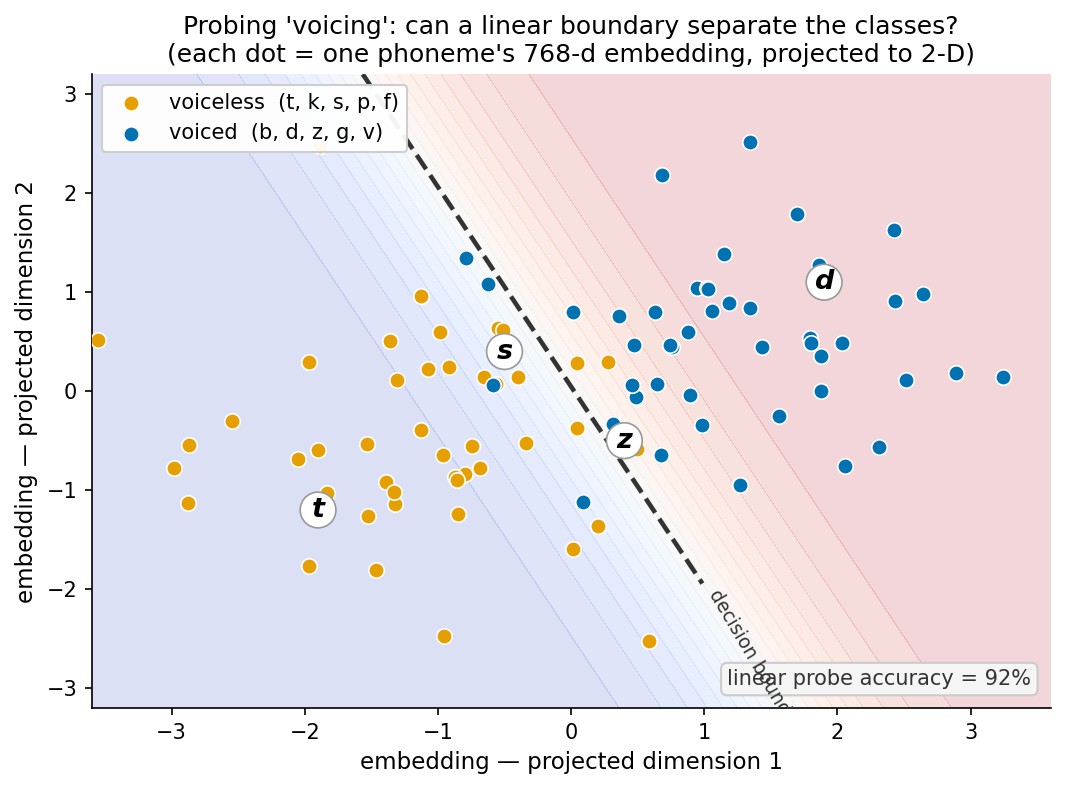

This figure's Python source:
"""Illustrative 2-D probing figure: is 'voicing' linearly readable from embeddings?"""
import numpy as np
import matplotlib
matplotlib.use("Agg")
import matplotlib.pyplot as plt
from sklearn.linear_model import LogisticRegression

rng = np.random.default_rng(3)

# Two phoneme classes in a 2-D projection of the 768-d embedding space.
# voiceless (t, k, s, p, f...) vs voiced (b, d, z, g, v...), with realistic overlap.
n = 45
voiceless = rng.normal([-1.15, -0.35], [0.85, 0.85], size=(n, 2))
voiced    = rng.normal([1.15, 0.35],  [0.85, 0.85], size=(n, 2))
X = np.vstack([voiceless, voiced])
y = np.array([0] * n + [1] * n)          # 0 = voiceless, 1 = voiced

probe = LogisticRegression().fit(X, y)

# decision-boundary + probability field
xx, yy = np.meshgrid(np.linspace(-3.6, 3.6, 300), np.linspace(-3.2, 3.2, 300))
P = probe.predict_proba(np.c_[xx.ravel(), yy.ravel()])[:, 1].reshape(xx.shape)

C_VL, C_VD = "#E69F00", "#0072B2"   # Okabe-Ito orange / blue
fig, ax = plt.subplots(figsize=(7.2, 5.4))

# faint probability shading
ax.contourf(xx, yy, P, levels=np.linspace(0, 1, 21), cmap="coolwarm", alpha=0.18)
# the decision boundary (P = 0.5)
cs = ax.contour(xx, yy, P, levels=[0.5], colors="#333333", linewidths=2.2, linestyles="--")
ax.clabel(cs, fmt={0.5: "decision boundary"}, fontsize=9)

ax.scatter(*voiceless.T, c=C_VL, s=55, edgecolor="white", linewidth=0.8,
           label="voiceless  (t, k, s, p, f)", zorder=3)
ax.scatter(*voiced.T, c=C_VD, s=55, edgecolor="white", linewidth=0.8,
           label="voiced  (b, d, z, g, v)", zorder=3)

# annotate a few example phonemes near cluster edges
for (px, py), t in [((-1.9, -1.2), "t"), ((-0.5, 0.4), "s"), ((1.9, 1.1), "d"), ((0.4, -0.5), "z")]:
    ax.annotate(t, (px, py), fontsize=13, fontstyle="italic", fontweight="bold",
                ha="center", va="center",
                bbox=dict(boxstyle="circle,pad=0.18", fc="white", ec="#999", lw=0.8))

ax.set_xlabel("embedding — projected dimension 1", fontsize=11)
ax.set_ylabel("embedding — projected dimension 2", fontsize=11)
ax.set_title("Probing 'voicing': can a linear boundary separate the classes?\n"
             "(each dot = one phoneme's 768-d embedding, projected to 2-D)", fontsize=12)
ax.legend(loc="upper left", fontsize=10, framealpha=0.95)
ax.set_xlim(-3.6, 3.6); ax.set_ylim(-3.2, 3.2)
for sp in ("top", "right"):
    ax.spines[sp].set_visible(False)

acc = probe.score(X, y)
ax.text(0.98, 0.03, f"linear probe accuracy = {acc:.0%}", transform=ax.transAxes,
        ha="right", va="bottom", fontsize=10, color="#333",
        bbox=dict(boxstyle="round,pad=0.3", fc="#f5f5f5", ec="#ccc"))

fig.tight_layout()
out = "/scratch/claude-215109/-home-woody-vlbi-vlbi108v-BIMAP-FEATURE/5bc33ca5-cba9-41a8-b0f8-9da6fd4f66e2/scratchpad/probe_illustration.png"
fig.savefig(out, dpi=150, bbox_inches="tight")
print("saved", out)
